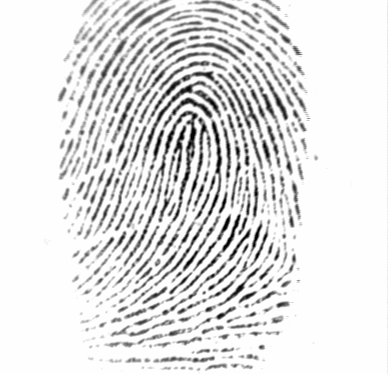
#> input picture FINDOURS/fingerprint_recognition/fingerprint-recognition/database/102_1.tif, 388 x 374 px, found by its file name; its folder holds 2 pictures in this run; the run also reads 1 picture not shown here
$ python app.py database/102_1.tif database/102_2.tif   (older library calls are emulated)
#> lines starting #> are read from the running program, lines starting #| are printed output that depends on the picture; after the words box and inside, x2 and y2 are one past the last pixel; in counts of white or black regions, pixels touching at a corner belong together; long printed decimals are rounded
#> in main, img1 is the input picture: shape (374, 388); min 1, max 254, mean 226.3
### FINDOURS/fingerprint_recognition/fingerprint-recognition/enhance/ridge_segment.py
import numpy as np

def normalise(img,mean,std):
    normed = (img - np.mean(img))/(np.std(img));
    return(normed)

def ridge_segment(im,blksze,thresh):

#> called with blksze = 16, thresh = 0.1
    rows,cols = im.shape;
#> rows = 374; cols = 388

    im = normalise(im,0,1);    # normalise to get zero mean and unit standard deviation


    new_rows =  np.int(blksze * np.ceil((np.float(rows))/(np.float(blksze))))
#> new_rows = 384
    new_cols =  np.int(blksze * np.ceil((np.float(cols))/(np.float(blksze))))
#> new_cols = 400

    padded_img = np.zeros((new_rows,new_cols));
    stddevim = np.zeros((new_rows,new_cols));

    padded_img[0:rows][:,0:cols] = im;

    for i in range(0,new_rows,blksze):
        for j in range(0,new_cols,blksze):
            block = padded_img[i:i+blksze][:,j:j+blksze];

            stddevim[i:i+blksze][:,j:j+blksze] = np.std(block)*np.ones(block.shape)
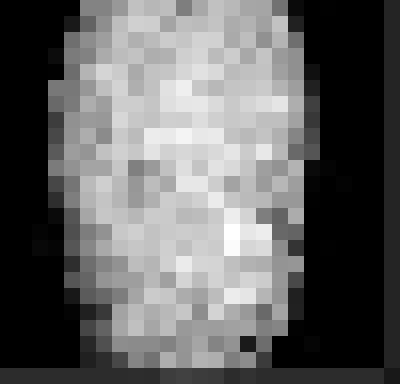
#> stddevim: shape (384, 400) float64; min 1.11e-16, max 1.56, mean 0.614; drawn with min black and max white

    stddevim = stddevim[0:rows][:,0:cols]
#> stddevim: shape (374, 388) float64

    mask = stddevim > thresh;
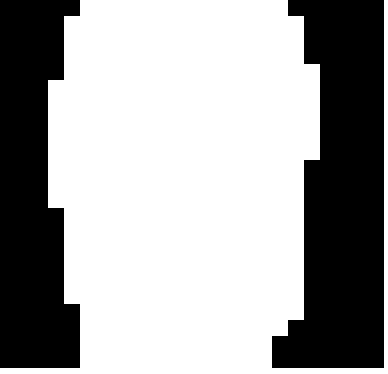
#> mask: shape (374, 388) bool; 64% white; 2 black regions, box (x1, y1, x2, y2) and area: (272, 0, 384, 368) 29440, (0, 0, 80, 368) 22784

    mean_val = np.mean(im[mask]);
#> mean_val = -0.316

    std_val = np.std(im[mask]);
#> std_val = 1.13

    normim = (im - mean_val)/(std_val);

    return(normim,mask)

### FINDOURS/fingerprint_recognition/fingerprint-recognition/enhance/ridge_orient.py
import numpy as np;
import cv2;
from scipy import ndimage;
from scipy import signal

def ridge_orient(im, gradientsigma, blocksigma, orientsmoothsigma):
#> called with gradientsigma = 1, blocksigma = 7, orientsmoothsigma = 7
    rows,cols = im.shape;
#> rows = 374; cols = 388
    #Calculate image gradients.
    sze = np.fix(6*gradientsigma);
    if np.remainder(sze,2) == 0:
        sze = sze+1;

    gauss = cv2.getGaussianKernel(np.int(sze),gradientsigma);
    f = gauss * gauss.T;

    fy,fx = np.gradient(f);     #Gradient of Gaussian

    Gx = signal.convolve2d(im,fx,mode='same');
    Gy = signal.convolve2d(im,fy,mode='same');

    Gxx = np.power(Gx,2);
    Gyy = np.power(Gy,2);
    Gxy = Gx*Gy;

    #Now smooth the covariance data to perform a weighted summation of the data.
    sze = np.fix(6*blocksigma);

    gauss = cv2.getGaussianKernel(np.int(sze),blocksigma);
    f = gauss * gauss.T;

    Gxx = ndimage.convolve(Gxx,f);
    Gyy = ndimage.convolve(Gyy,f);
    Gxy = 2*ndimage.convolve(Gxy,f);

    denom = np.sqrt(np.power(Gxy,2) + np.power((Gxx - Gyy),2)) + np.finfo(float).eps;

    sin2theta = Gxy/denom;            # Sine and cosine of doubled angles
    cos2theta = (Gxx-Gyy)/denom;


    if orientsmoothsigma:
        sze = np.fix(6*orientsmoothsigma);
        if np.remainder(sze,2) == 0:
            sze = sze+1;
        gauss = cv2.getGaussianKernel(np.int(sze),orientsmoothsigma);
        f = gauss * gauss.T;
        cos2theta = ndimage.convolve(cos2theta,f); # Smoothed sine and cosine of
        sin2theta = ndimage.convolve(sin2theta,f); # doubled angles

    orientim = np.pi/2 + np.arctan2(sin2theta,cos2theta)/2;
    return(orientim);

### FINDOURS/fingerprint_recognition/fingerprint-recognition/enhance/ridge_freq.py
import numpy as np
#import math
#import scipy.ndimage
from .frequest import frequest

def ridge_freq(im, mask, orient, blksze, windsze,minWaveLength, maxWaveLength):
#> called with blksze = 38, windsze = 5, minWaveLength = 5, maxWaveLength = 15
    rows,cols = im.shape;
#> rows = 374; cols = 388
    freq = np.zeros((rows,cols));

    for r in range(0,rows-blksze,blksze):
        for c in range(0,cols-blksze,blksze):
            blkim = im[r:r+blksze][:,c:c+blksze];
            blkor = orient[r:r+blksze][:,c:c+blksze];


            freq[r:r+blksze][:,c:c+blksze] = frequest(blkim,blkor,windsze,minWaveLength,maxWaveLength);
#> this loop made 9 passes
#> pass 1, in frequest (call 3), `rotim = rotim[offset:offset+cropsze][:,offset:offset+cropsze];`:
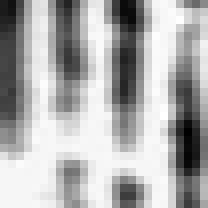
#> rotim: shape (26, 26) float64 (shown 8 times larger); min -1.67, max 0.86, mean 0.0624; drawn with min black and max white
#> after the loop: blkim: shape (38, 38) float64; every value is 0.776
#> after the loop:
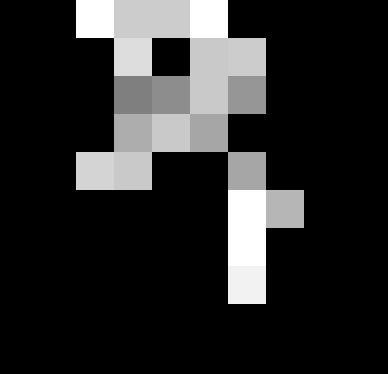
#> freq: shape (374, 388) float64; min 0, max 0.2, mean 0.033; drawn with min black and max white

    freq = freq*mask;
    freq_1d = np.reshape(freq,(1,rows*cols));
    ind = np.where(freq_1d>0);

    ind = np.array(ind);
    ind = ind[1,:];

    non_zero_elems_in_freq = freq_1d[0][ind];

    meanfreq = np.mean(non_zero_elems_in_freq);
    medianfreq = np.median(non_zero_elems_in_freq);         # not working properly
    return(freq,meanfreq)

### FINDOURS/fingerprint_recognition/fingerprint-recognition/enhance/frequest.py
import numpy as np
import math
import scipy.ndimage
#import cv2

def frequest(im,orientim,windsze,minWaveLength,maxWaveLength):
    rows,cols = np.shape(im);

    cosorient = np.mean(np.cos(2*orientim));
    sinorient = np.mean(np.sin(2*orientim));
    orient = math.atan2(sinorient,cosorient)/2;

    rotim = scipy.ndimage.rotate(im,orient/np.pi*180 + 90,axes=(1,0),reshape = False,order = 3,mode = 'nearest');

    cropsze = int(np.fix(rows/np.sqrt(2)));
    offset = int(np.fix((rows-cropsze)/2));
    rotim = rotim[offset:offset+cropsze][:,offset:offset+cropsze];

    proj = np.sum(rotim,axis = 0);
    dilation = scipy.ndimage.grey_dilation(proj, windsze,structure=np.ones(windsze));

    temp = np.abs(dilation - proj);

    peak_thresh = 2;

    maxpts = (temp<peak_thresh) & (proj > np.mean(proj));
    maxind = np.where(maxpts);

    rows_maxind,cols_maxind = np.shape(maxind);

    if(cols_maxind<2):
        freqim = np.zeros(im.shape);
    else:
        NoOfPeaks = cols_maxind;
        waveLength = (maxind[0][cols_maxind-1] - maxind[0][0])/(NoOfPeaks - 1);
        if waveLength>=minWaveLength and waveLength<=maxWaveLength:
            freqim = 1/np.double(waveLength) * np.ones(im.shape);
        else:
            freqim = np.zeros(im.shape);

    return(freqim);


### FINDOURS/fingerprint_recognition/fingerprint-recognition/enhance/image_enhance.py
from .ridge_segment import ridge_segment
from .ridge_orient import ridge_orient
from .ridge_freq import ridge_freq
from .ridge_filter import ridge_filter

def image_enhance(img):
    blksze = 16;
    thresh = 0.1;
    normim,mask = ridge_segment(img,blksze,thresh);  # normalise the image and find a ROI


    gradientsigma = 1;
    blocksigma = 7;
    orientsmoothsigma = 7;
    orientim = ridge_orient(normim, gradientsigma, blocksigma, orientsmoothsigma); # find orientation of every pixel


    blksze = 38;
    windsze = 5;
    minWaveLength = 5;
    maxWaveLength = 15;
    freq,medfreq = ridge_freq(normim, mask, orientim, blksze, windsze, minWaveLength,maxWaveLength); #find the overall frequency of ridges


    freq = medfreq*mask;
    kx = 0.65;ky = 0.65;
    newim = ridge_filter(normim, orientim, freq, kx, ky); # create gabor filter and do the actual filtering

    return(newim < -3)

### FINDOURS/fingerprint_recognition/fingerprint-recognition/enhance/ridge_filter.py
import numpy as np
import scipy;

def ridge_filter(im, orient, freq, kx, ky):
#> called with kx = 0.65, ky = 0.65
    angleInc = 3;
    im = np.double(im);
    rows,cols = im.shape;

    newim = np.zeros((rows,cols));

    freq_1d = np.reshape(freq,(1,rows*cols));
    ind = np.where(freq_1d>0);

    ind = np.array(ind);
    ind = ind[1,:];

    non_zero_elems_in_freq = freq_1d[0][ind];
    non_zero_elems_in_freq = np.double(np.round((non_zero_elems_in_freq*100)))/100;

    unfreq = np.unique(non_zero_elems_in_freq);

    sigmax = 1/unfreq[0]*kx;
    sigmay = 1/unfreq[0]*ky;

    sze = np.round(3*np.max([sigmax,sigmay]));
    sze = sze.astype(int) # @newline @error solved

    x,y = np.meshgrid(np.linspace(-sze,sze,(2*sze + 1)),np.linspace(-sze,sze,(2*sze + 1)));

    reffilter = np.exp(-(( (np.power(x,2))/(sigmax*sigmax) + (np.power(y,2))/(sigmay*sigmay)))) * np.cos(2*np.pi*unfreq[0]*x); # this is the original gabor filter

    filt_rows, filt_cols = reffilter.shape;

    gabor_filter = np.array(np.zeros((int(180/angleInc),int(filt_rows),int(filt_cols))));

    for o in range(0,int(180/angleInc)):
        rot_filt = scipy.ndimage.rotate(reffilter,-(o*angleInc + 90),reshape = False);
        gabor_filter[o] = rot_filt;

    maxsze = int(sze);

    temp = freq>0;
    validr,validc = np.where(temp)

    temp1 = validr>maxsze;
    temp2 = validr<rows - maxsze;
    temp3 = validc>maxsze;
    temp4 = validc<cols - maxsze;

    final_temp = temp1 & temp2 & temp3 & temp4;

    finalind = np.where(final_temp);

    maxorientindex = np.round(180/angleInc);
    orientindex = np.round(orient/np.pi*180/angleInc);

    for i in range(0,rows):
        for j in range(0,cols):
            if(orientindex[i][j] < 1):
                orientindex[i][j] = orientindex[i][j] + maxorientindex;
            if(orientindex[i][j] > maxorientindex):
                orientindex[i][j] = orientindex[i][j] - maxorientindex;
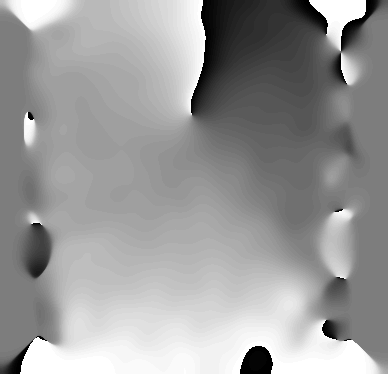
#> orientindex: shape (374, 388) float64; min 1, max 60, mean 36.7; drawn with min black and max white
    finalind_rows,finalind_cols = np.shape(finalind);
    sze = int(sze);
    for k in range(0,finalind_cols):
        r = validr[finalind[0][k]];
        c = validc[finalind[0][k]];

        img_block = im[r-sze:r+sze + 1][:,c-sze:c+sze + 1];

        newim[r][c] = np.sum(img_block * gabor_filter[int(orientindex[r][c]) - 1]);
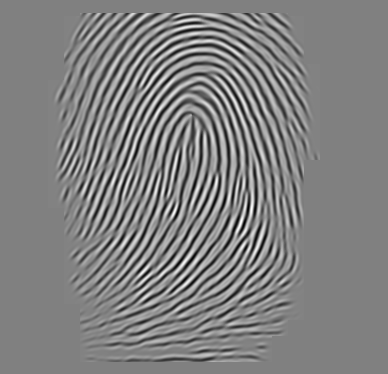
#> newim: shape (374, 388) float64; min -41.62, max 40.72, mean 0; drawn with min black and max white

    return(newim);

### FINDOURS/fingerprint_recognition/fingerprint-recognition/app.py
import cv2
from skimage.morphology import skeletonize, thin
import numpy
import matplotlib.pyplot as plt
import os
import sys
from enhance import image_enhance
import time

t1 = time.time()
os.chdir("C:/Abhi/XAMPP/htdocs/FindOURS/FINDOURS/fingerprint_recognition/fingerprint-recognition/")

def get_descriptors(img):
	clahe = cv2.createCLAHE(clipLimit=2.0, tileGridSize=(8,8))
	img = clahe.apply(img)
	# print(img)

	img = image_enhance.image_enhance(img)
#> in image_enhance, `return(newim < -3)`: returned value: shape (374, 388) bool; 21.5% white; 63 white regions (14 under 20 px), largest, box (x1, y1, x2, y2) and area: (83, 72, 267, 332) 3174, (93, 111, 211, 308) 2948, (74, 35, 304, 239) 2708
	img = numpy.array(img, dtype=numpy.uint8) # converting array-items datatype to int

	# Threshold
	ret, img = cv2.threshold(img, 127, 255, cv2.THRESH_BINARY_INV | cv2.THRESH_OTSU)
	# Normalize to 0 and 1 range
	img[img == 255] = 1

	#Thinning
	skeleton = skeletonize(img)
#> skeleton: shape (374, 388) bool; 7.3% white in thin lines or dots, all inside (x1, y1, x2, y2) = (28, 6, 353, 368)
	skeleton = numpy.array(skeleton, dtype=numpy.uint8)
	# skeleton = removedot(skeleton)

	# Harris corners
	harris_corners = cv2.cornerHarris(img, 3, 3, 0.04)
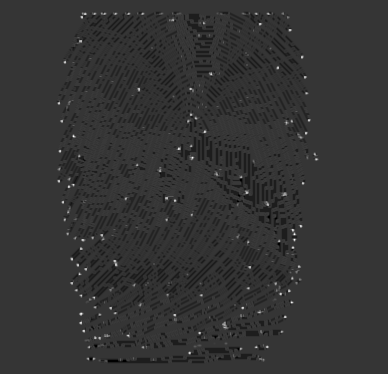
#> harris_corners: shape (374, 388) float32; min -9.46e-12, max 3.6e-11, mean -3e-13; drawn with min black and max white
	harris_normalized = cv2.normalize(harris_corners, 0, 255, norm_type=cv2.NORM_MINMAX, dtype=cv2.CV_32FC1)
	threshold_harris = 125

	# Extract keypoints
	keypoints = []
	for x in range(0, harris_normalized.shape[0]):
		for y in range(0, harris_normalized.shape[1]):
			if harris_normalized[x][y] > threshold_harris:
				keypoints.append(cv2.KeyPoint(y, x, 1))
	# Define descriptor
	orb = cv2.ORB_create()
	# Compute descriptors
	_, des = orb.compute(img, keypoints)
	return (keypoints, des);


def main():
	image_name = sys.argv[1]
	img1 = cv2.imread("database/"+image_name, cv2.IMREAD_GRAYSCALE)
	# print(img1)
	#### img1 = cv2.normalize(img1, dst=None, alpha=0, beta=65535, norm_type=cv2.NORM_MINMAX)
	kp1, des1 = get_descriptors(img1)
	# print(kp1," ", des1)
	image_name = sys.argv[2]
	img2 = cv2.imread("database/" + image_name, cv2.IMREAD_GRAYSCALE)
	#### img2 = cv2.normalize(img2, dst=None, alpha=0, beta=65535, norm_type=cv2.NORM_MINMAX)
	kp2, des2 = get_descriptors(img2)

	# Matching between descriptors
	bf = cv2.BFMatcher(cv2.NORM_HAMMING, crossCheck=True)
	matches = sorted(bf.match(des1, des2), key= lambda match:match.distance)

	# Plot keypoints
	img4 = cv2.drawKeypoints(img1, kp1, outImage=None)
	img5 = cv2.drawKeypoints(img2, kp2, outImage=None)
	f, axarr = plt.subplots(1,2)
	axarr[0].imshow(img4)
	axarr[1].imshow(img5)
	plt.show()

	# Plot matches
	img3 = cv2.drawMatches(img1, kp1, img2, kp2, matches, flags=2, outImg=None)
	plt.imshow(img3)
	plt.show()

	# Calculate score
	score = 0;
	for match in matches:
		score += match.distance
#> this loop made 86 passes
	score_threshold = 33
	print(score/len(matches))
#| 20.802
	if score/len(matches) < score_threshold:
		print("Fingerprint matches.")
	else:
		print("Fingerprint does not match.")

	t2 = time.time()
	print(t2-t1)


if __name__ == "__main__":
	try:
		main()
	except:
		raise
